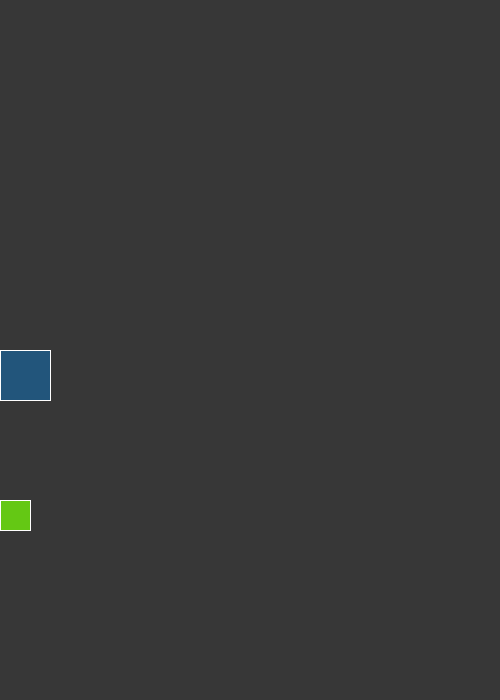
Frame 1 (no input)
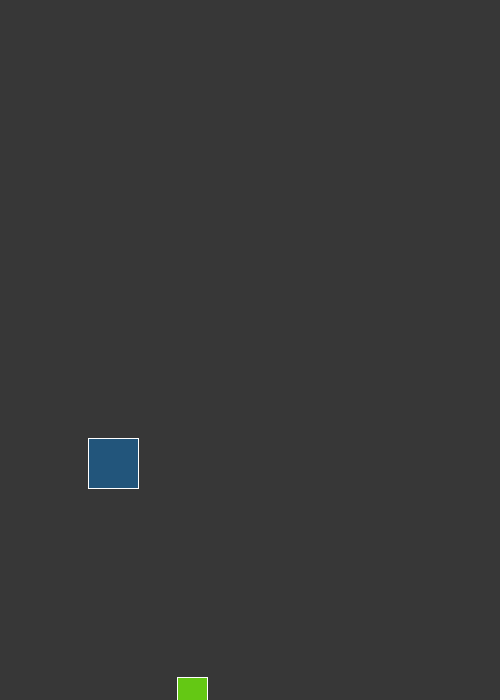
Frame 60 (the mouse pressed at the canvas centre just before this capture)
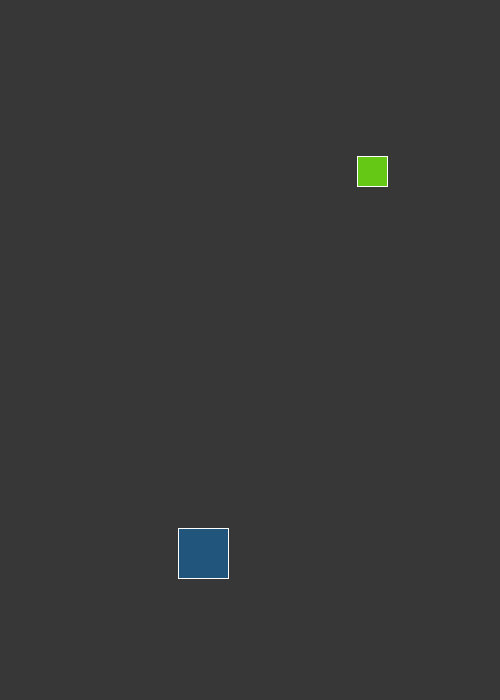
Frame 120 (the mouse held since frame 60 and released just before this capture)

The Processing sketch that drew these frames (run headless with seeded random() and noise(); from frame 60 on, the mouse is pressed at the canvas centre):

// Processing sketch: OOP
// ── OOP.pde
Square firstSquare;
Square secondSquare;

class Square {
  color c;
  float posY; 
  float posX;
  float w;
  float speedSquare;
  
  Square(color colorCar, float rectPosX, float rectPosY, float widthSquare, float speed){
  c = colorCar;
  posY = rectPosY;
  posX = rectPosX;
  w = widthSquare;
  speedSquare = speed;
  }
  
  void display() {
  stroke(255);
  fill(c);
  rect(posX, posY, w, w);
  }
  
  void move() {
  posX = posX + speedSquare;
  posY = posY + speedSquare;
  if(posX > width) {
  posX = 0;
  }
  if(posY > height) {
  posY = 0;
  }
  }
}

void setup() {
  size(500, 700);
  firstSquare = new Square(color(34, 85, 123), 0, 350, 50, 1.5);
  secondSquare = new Square(color(100, 200, 20), 0, 500, 30, 3);
  
}

void draw() {
  background(55);
  firstSquare.display();
  firstSquare.move();
  secondSquare.display();
  secondSquare.move();
}
